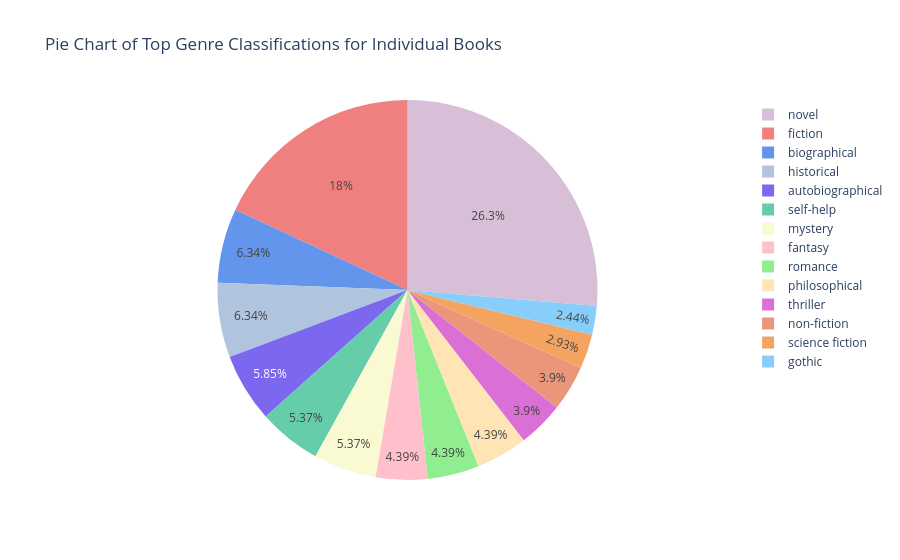

The cell this chart's notebook holds for it:
### Code cell
## This is an interactive plot for the book genres that cannot be used in the blog as it is incompatible with hackmd
# However, it is a very insightful plot and is good for investigation and other uses 
# It is a slightly more detailed version of the plot above which is compatible with interactive plots
# but would be overwhelming on a static plot.
fig = px.pie(genre_class, values='count', names='genre', color="genre",color_discrete_sequence = palette15, 
       title = "Pie Chart of Top Genre Classifications for Individual Books", 
       labels = {"genre": "Book Genre", "count": "Number of Books"})

fig.show()

### Figure 1 — Plotly figure (JSON) as saved in the notebook; plotly's stock layout.template omitted (floating-point values rounded to 4 significant figures)
{"data": [{"customdata": [["fantasy"], ["thriller"], ["novel"], ["autobiographical"], ["biographical"], ["historical"], ["gothic"], ["self-help"], ["romance"], ["mystery"], ["philosophical"], ["mystery"], ["science fiction"], ["non-fiction"], ["fiction"]], "domain": {"x": [0, 1], "y": [0, 1]}, "hovertemplate": "Book Genre=%{customdata[0]}<br>Number of Books=%{value}<extra></extra>", "labels": ["fantasy", "thriller", "novel", "autobiographical", "biographical", "historical", "gothic", "self-help", "romance", "mystery", "philosophical", "mystery", "science fiction", "non-fiction", "fiction"], "legendgroup": "", "marker": {"colors": ["pink", "orchid", "thistle", "mediumslateblue", "cornflowerblue", "lightsteelblue", "lightskyblue", "mediumaquamarine", "lightgreen", "lightgoldenrodyellow", "moccasin", "lightgoldenrodyellow", "sandybrown", "darksalmon", "lightcoral"]}, "name": "", "showlegend": true, "type": "pie", "values": [9, 8, 54, 12, 13, 13, 5, 11, 9, 5, 9, 6, 6, 8, 37]}], "layout": {"legend": {"tracegroupgap": 0}, "piecolorway": ["pink", "orchid", "thistle", "mediumslateblue", "cornflowerblue", "lightsteelblue", "lightskyblue", "mediumaquamarine", "lightgreen", "lightgoldenrodyellow", "moccasin", "sandybrown", "darksalmon", "lightcoral", "silver"], "title": {"text": "Pie Chart of Top Genre Classifications for Individual Books"}}}
